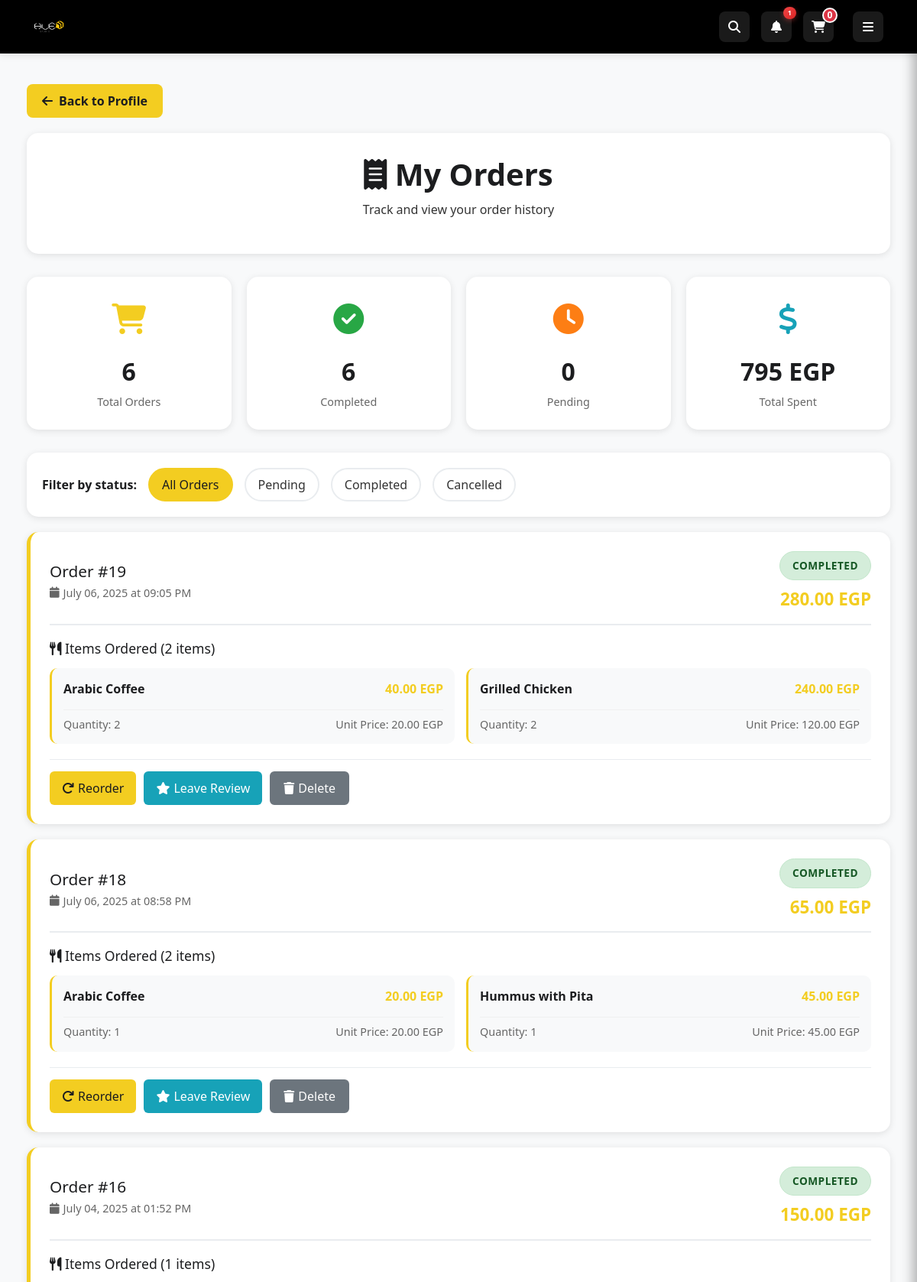
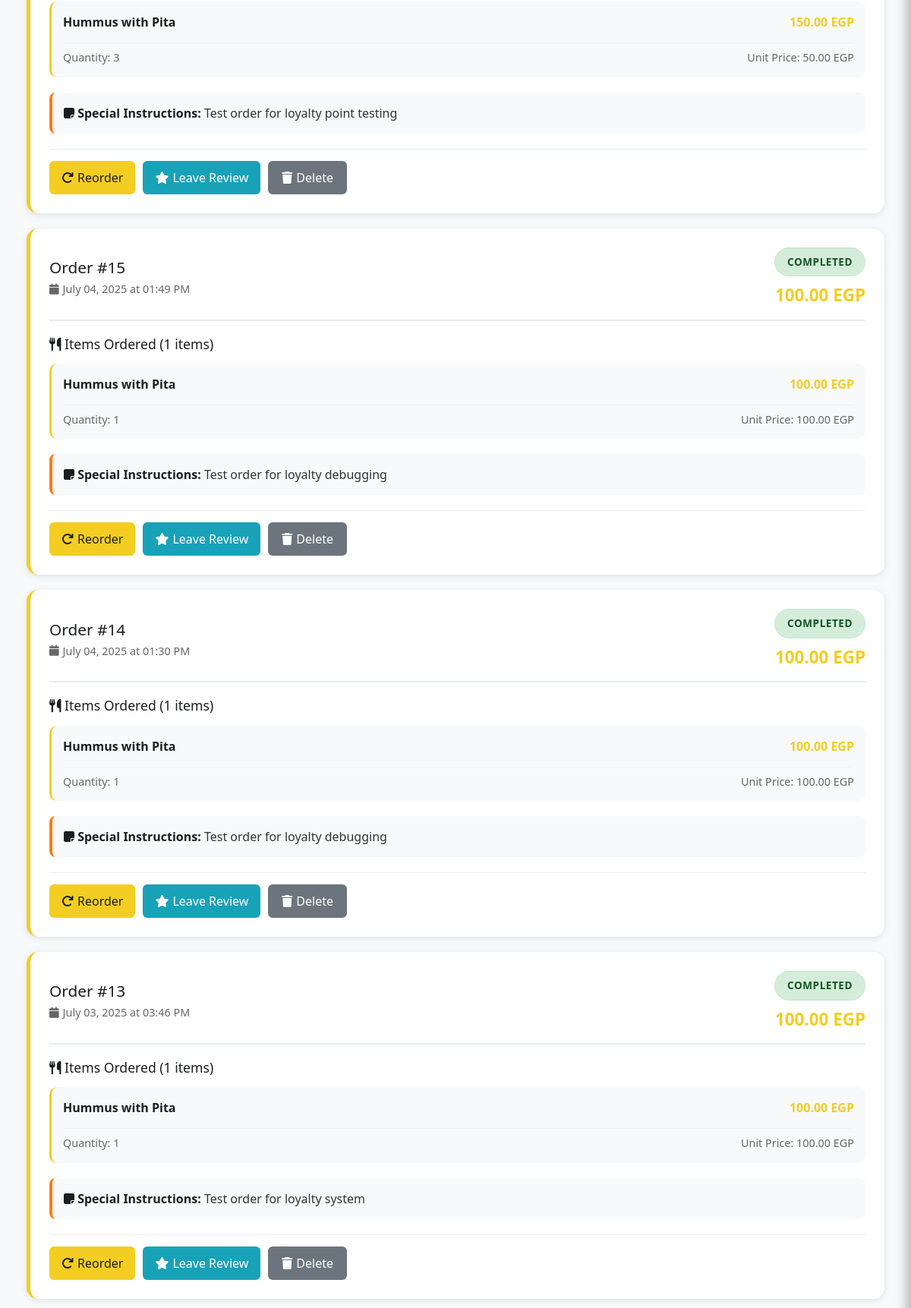
The app's page /customer/orders (signed in, upper part) with its own data (2 pictures, top to bottom).
### app/models.py (models this page shows, shortened)
class Order(db.Model):
    __tablename__ = 'orders'
    order_id = db.Column(db.Integer, primary_key=True)
    user_id = db.Column(db.Integer, db.ForeignKey('users.user_id'), nullable=False)
    table_id = db.Column(db.Integer, db.ForeignKey('tables.table_id'), nullable=True)
    order_time = db.Column(db.DateTime, default=datetime.utcnow)
    status = db.Column(db.Enum('new', 'processing', 'completed', 'rejected', 'cancelled', name='order_status'),
                      nullable=False, default='new')
    total_amount = db.Column(Numeric(10, 2), nullable=False, default=0.00)
    notes = db.Column(db.Text, nullable=True)
    estimated_time = db.Column(db.Integer, nullable=True)  # minutes
    completed_at = db.Column(db.DateTime, nullable=True)
    order_items = db.relationship('OrderItem', backref='order', lazy='dynamic', cascade='all, delete-orphan')
    payments = db.relationship('Payment', backref='order', lazy='dynamic')
    point_transactions = db.relationship('PointTransaction', backref='order', lazy='dynamic')
    reward_redemptions = db.relationship('RewardRedemption', backref='order', lazy='dynamic')

class OrderItem(db.Model):
    __tablename__ = 'order_items'
    order_item_id = db.Column(db.Integer, primary_key=True)
    order_id = db.Column(db.Integer, db.ForeignKey('orders.order_id'), nullable=False)
    item_id = db.Column(db.Integer, db.ForeignKey('menu_items.item_id'), nullable=False)
    quantity = db.Column(db.Integer, nullable=False, default=1)
    note = db.Column(db.String(255), nullable=True)  # customizations like "No Onions"
    unit_price = db.Column(Numeric(10, 2), nullable=False)

class MenuItem(db.Model):
    __tablename__ = 'menu_items'
    item_id = db.Column(db.Integer, primary_key=True)
    name = db.Column(db.String(100), nullable=False)
    description = db.Column(db.Text, nullable=True)
    price = db.Column(Numeric(10, 2), nullable=False)  # EGP
    category_id = db.Column(db.Integer, db.ForeignKey('categories.category_id'), nullable=False)
    image_url = db.Column(db.String(255), nullable=True)
    stock = db.Column(db.Integer, nullable=False, default=0)
    status = db.Column(db.Enum('available', 'out_of_stock', 'discontinued', name='item_status'),
                      nullable=False, default='available')
    discount_percentage = db.Column(Numeric(5, 2), nullable=True, default=0.00)  # Discount percentage (0-100)
    original_price = db.Column(Numeric(10, 2), nullable=True)  # Original price before discount
    ingredients = db.Column(db.Text, nullable=True)
    calories = db.Column(db.Integer, nullable=True)
    preparation_time = db.Column(db.Integer, nullable=True)  # in minutes
    allergens = db.Column(db.String(255), nullable=True)
    serving_size = db.Column(db.String(50), nullable=True)
    dietary_info = db.Column(db.String(255), nullable=True)  # vegetarian, vegan, gluten-free, etc.
    is_featured = db.Column(db.Boolean, nullable=False, default=False)
    is_spicy = db.Column(db.Boolean, nullable=False, default=False)
    is_vegetarian = db.Column(db.Boolean, nullable=False, default=False)
    is_vegan = db.Column(db.Boolean, nullable=False, default=False)
    created_at = db.Column(db.DateTime, default=datetime.utcnow)
    updated_at = db.Column(db.DateTime, default=datetime.utcnow, onupdate=datetime.utcnow)
    order_items = db.relationship('OrderItem', backref='menu_item', lazy='dynamic', foreign_keys='OrderItem.item_id')
    images = db.relationship('MenuItemImage', backref='menu_item', lazy='dynamic')
    feedback = db.relationship('Feedback', backref='menu_item', lazy='dynamic')
    reward_items = db.relationship('RewardItem', backref='menu_item', lazy='dynamic')

### app/modules/customer/routes.py (the view)
@bp.route('/orders')
@login_required
def my_orders():
    if not current_user.is_customer():
        flash('Access denied. Customer account required.', 'error')
        return redirect(url_for('main.index'))
    try:
        orders = Order.query.filter_by(user_id=current_user.user_id).order_by(Order.order_time.desc()).all()
        print(f"DEBUG: Loading orders for user {current_user.user_id} ({current_user.email})")
        print(f"DEBUG: Found {len(orders)} orders")
        for order in orders:
            try:
                order_items = order.order_items.all()
                order._order_items = order_items
                print(f"DEBUG: Order {order.order_id} has {len(order_items)} items")
                payments = order.payments.all()
                order._payments = payments
                print(f"DEBUG: Order {order.order_id} has {len(payments)} payments")
            except Exception as item_error:
                print(f"DEBUG: Error loading items/payments for order {order.order_id}: {item_error}")
                order._order_items = []
                order._payments = []
        if not orders:
            flash('No orders found. Place your first order from our menu!', 'info')
        return render_template('customer_orders.html', orders=orders)
    except Exception as e:
        print(f"ERROR loading orders: {e}")
        import traceback
        traceback.print_exc()
        flash('Error loading orders. Please try again.', 'error')
        return render_template('customer_orders.html', orders=[])

### app/extensions.py (called while the page is built)
def init_extensions(app):
    db.init_app(app)
    login_manager.init_app(app)
    migrate.init_app(app, db)
    socketio.init_app(app, cors_allowed_origins="*")
    csrf.init_app(app)
    login_manager.login_view = 'auth.login'
    login_manager.login_message = 'Please log in to access this page.'
    login_manager.login_message_category = 'info'
    @login_manager.user_loader
    def load_user(user_id):
        from app.models import User
        return User.query.get(int(user_id))

### app/models.py (called while the page is built, shortened)
    def is_admin(self):
        return self.role == 'admin'

    def is_waiter(self):
        return self.role == 'waiter'

    def is_customer(self):
        return self.role == 'customer'

    @classmethod
    def get_setting(cls, key, default=None):
        setting = cls.query.filter_by(key=key, is_active=True).first()
        return default

### app/modules/customer/templates/customer_orders.html (shortened to what this page needs)
{% extends "shared/base.html" %}
{% block content %}
<div class="orders-container">
    <a href="{{ url_for('customer.profile') }}" class="back-button">
        <i class="fas fa-arrow-left"></i> Back to Profile
    </a>
    <div class="page-header">
        <h1><i class="fas fa-receipt"></i> My Orders</h1>
        <p class="profile-subtitle">Track and view your order history</p>
    </div>
    {% if orders %}
        <div class="order-stats">
            <div class="stat-card">
                <div class="stat-icon total">
                    <i class="fas fa-shopping-cart"></i>
                </div>
                <div class="stat-number">{{ orders|length }}</div>
                <div class="stat-label">Total Orders</div>
            </div>
            <div class="stat-card">
                <div class="stat-icon completed">
                    <i class="fas fa-check-circle"></i>
                </div>
                <div class="stat-number">{{ orders|selectattr('status', 'equalto', 'delivered')|list|length + orders|selectattr('status', 'equalto', 'completed')|list|length }}</div>
                <div class="stat-label">Completed</div>
            </div>
            <div class="stat-card">
                <div class="stat-icon pending">
                    <i class="fas fa-clock"></i>
                </div>
                <div class="stat-number">{{ orders|selectattr('status', 'in', ['new', 'processing', 'preparing'])|list|length }}</div>
                <div class="stat-label">Pending</div>
            </div>
            <div class="stat-card">
                <div class="stat-icon spent">
                    <i class="fas fa-dollar-sign"></i>
                </div>
                <div class="stat-number">{{ "%.0f"|format(orders|selectattr('status', 'in', ['delivered', 'completed'])|sum(attribute='total_amount')) }} EGP</div>
                <div class="stat-label">Total Spent</div>
            </div>
        </div>
        <div class="order-filters">
            <span style="font-weight: 600; color: var(--primary-dark);">Filter by status:</span>
            <a href="#" class="filter-button active" onclick="filterOrders('all')">All Orders</a>
            <a href="#" class="filter-button" onclick="filterOrders('pending')">Pending</a>
            <a href="#" class="filter-button" onclick="filterOrders('completed')">Completed</a>
            <a href="#" class="filter-button" onclick="filterOrders('cancelled')">Cancelled</a>
        </div>
        <div class="orders-list">
            {% for order in orders %}
            <div class="order-card" data-status="{{ order.status.lower() }}">
                <div class="order-header">
                    <div class="order-info">
                        <h3>Order #{{ order.order_id }}</h3>
                        <div class="order-meta">
                            <div class="order-date">
                                <i class="fas fa-calendar"></i>
                                {{ order.order_time.strftime('%B %d, %Y at %I:%M %p') }}
                            </div>
                        </div>
                    </div>
                    <div class="order-status-section">
                        <div class="order-status status-{{ order.status.lower().replace(' ', '-') }}">
                            {{ order.status.replace('_', ' ').title() }}
                        </div>
                        <div class="order-total">{{ "%.2f"|format(order.total_amount) }} EGP</div>
                    </div>
                </div>
                {% set order_items = order._order_items if order._order_items is defined else order.order_items.all() %}
                {% if order_items %}
                <div class="order-items">
                    <h4><i class="fas fa-utensils"></i> Items Ordered ({{ order_items|length }} items)</h4>
                    <div class="items-grid">
                        {% for item in order_items %}
                        <div class="item-card">
                            <div class="item-header">
                                <span class="item-name">{{ item.menu_item.name }}</span>
                                <span class="item-price">{{ "%.2f"|format(item.unit_price * item.quantity) }} EGP</span>
                            </div>
                            <div class="item-details">
                                <span>Quantity: {{ item.quantity }}</span>
                                <span>Unit Price: {{ "%.2f"|format(item.unit_price) }} EGP</span>
                            </div>
                        </div>
                        {% endfor %}
                    </div>
                </div>
                {% endif %}
                {% if order.notes %}
                <div class="order-notes">
                    <strong><i class="fas fa-sticky-note"></i> Special Instructions:</strong> {{ order.notes }}
                </div>
                {% endif %}
                <div class="order-actions">
                    {% set payments = order._payments if order._payments is defined else (order.payments.all() if order.payments else []) %}
                    {% set has_payments = payments and payments|length > 0 %}
                    {% if order.status in ['delivered', 'completed'] %}
                        <button onclick="reorderItems('{{ order.order_id }}')" class="action-btn btn-reorder">
                            <i class="fas fa-redo"></i> Reorder
                        </button>
                        <button onclick="leaveReview('{{ order.order_id }}')" class="action-btn btn-track">
                            <i class="fas fa-star"></i> Leave Review
                        </button>
                    {% endif %}
                    {% if order.status in ['cancelled', 'delivered', 'completed'] %}
                        <button onclick="deleteOrder('{{ order.order_id }}')" class="action-btn btn-delete">
                            <i class="fas fa-trash"></i> Delete
                        </button>
                    {% endif %}
                </div>
            </div>
            {% endfor %}
        </div>
    {% endif %}
</div>
{% endblock %}

### app/static/css/style.css (style rules this page uses)
:root { --primary-yellow: #f3cd21; --primary-dark: #1c1d1f; --gradient-primary: linear-gradient(135deg, #f3cd21 0%, #1c1d1f 100%); --gradient-secondary: linear-gradient(135deg, #1c1d1f 0%, #f3cd21 100%); --text-light: #ffffff; --text-dark: #333; --border-radius: 8px; --box-shadow: 0 4px 6px rgba(0, 0, 0, 0.1); --transition: all 0.3s ease; }
html, body { height: 100%; margin: 0; padding: 0; }
body { font-family: 'Segoe UI', Tahoma, Geneva, Verdana, sans-serif; background-color: #f8f9fa; color: var(--text-dark); display: flex; flex-direction: column; }
.status-completed { background-color: rgba(40, 167, 69, 0.1); color: #155724; }

### app/templates/shared/base.html (style rules this page uses)
:root { --primary-yellow: #f3cd21; --primary-dark: #1c1d1f; --text-dark: #333; --success-green: #28a745; --danger-red: #dc3545; --light-gray: #f8f9fa; --border-color: #e9ecef; }
.item-header { margin-bottom: 20px; border-bottom: 1px solid #f0f0f0; padding-bottom: 15px; }

### records on screen
Order: order_id "19", order_time "July 06, 2025 at 09:05 PM", status.replace "COMPLETED", total_amount "280.00", order_items "2"
OrderItem: menu_item.name "Arabic Coffee", item.unit_price*item.quantity "40.00", quantity "2", unit_price "20.00"
OrderItem: menu_item.name "Grilled Chicken", item.unit_price*item.quantity "240.00", quantity "2", unit_price "120.00"
Order: order_id "18", order_time "July 06, 2025 at 08:58 PM", status.replace "COMPLETED", total_amount "65.00", order_items "2"
OrderItem: menu_item.name "Arabic Coffee", item.unit_price*item.quantity "20.00", quantity "1", unit_price "20.00"
OrderItem: menu_item.name "Hummus with Pita", item.unit_price*item.quantity "45.00", quantity "1", unit_price "45.00"
Order: order_id "16", order_time "July 04, 2025 at 01:52 PM", status.replace "COMPLETED", total_amount "150.00", order_items "1", notes "Test order for loyalty point testing"
OrderItem: menu_item.name "Hummus with Pita", item.unit_price*item.quantity "150.00", quantity "3", unit_price "50.00"
Order: order_id "15", order_time "July 04, 2025 at 01:49 PM", status.replace "COMPLETED", total_amount "100.00", order_items "1", notes "Test order for loyalty debugging"
OrderItem: menu_item.name "Hummus with Pita", item.unit_price*item.quantity "100.00", quantity "1", unit_price "100.00"
Order: order_id "14", order_time "July 04, 2025 at 01:30 PM", status.replace "COMPLETED", total_amount "100.00", order_items "1", notes "Test order for loyalty debugging"
OrderItem: menu_item.name "Hummus with Pita", item.unit_price*item.quantity "100.00", quantity "1", unit_price "100.00"
Order: order_id "13", order_time "July 03, 2025 at 03:46 PM", status.replace "COMPLETED", total_amount "100.00", order_items "1", notes "Test order for loyalty system"
OrderItem: menu_item.name "Hummus with Pita", item.unit_price*item.quantity "100.00", quantity "1", unit_price "100.00"

### other values on screen
{{ orders|length }} "6"
